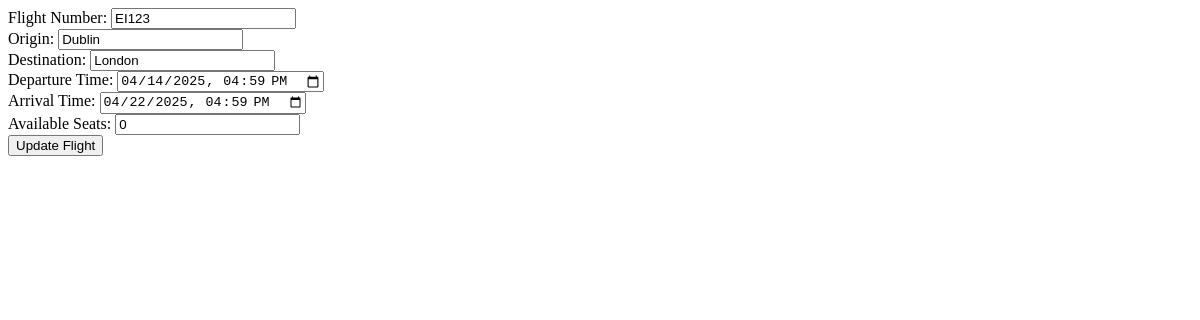
Before: /accounts/edit_flight/1/ (signed in) with the older database file.
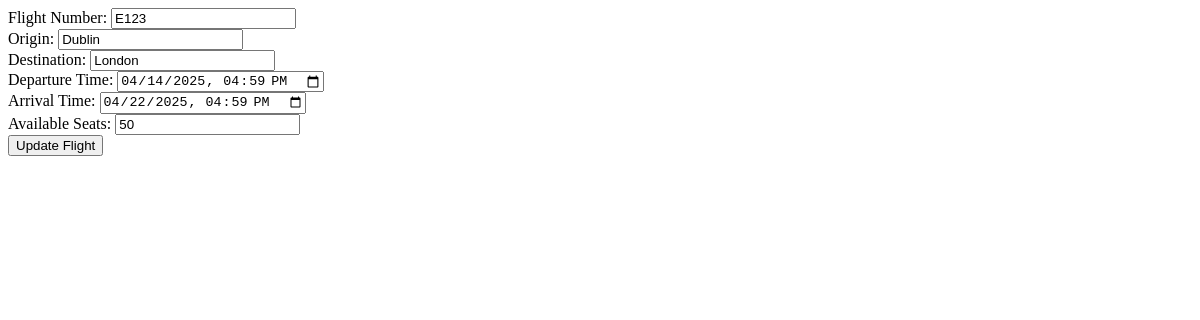
After: the same page with the newer database file.
### accounts/models.py (models this page shows, shortened)
class Flight(models.Model):
    flight_number = models.CharField(max_length=20)
    origin = models.CharField(max_length=100)
    destination = models.CharField(max_length=100)
    departure_time = models.DateTimeField()
    arrival_time = models.DateTimeField()
    available_seats = models.PositiveIntegerField()

### accounts/views.py (the view, shortened to what this page needs)
# urls.py: path('edit_flight/<int:flight_id>/', edit_flight_view, name='edit_flight'),
@login_required
@user_passes_test(lambda u: u.role == 'admin')
def edit_flight_view(request, flight_id):
    flight = get_object_or_404(Flight, id=flight_id)
    return render(request, 'accounts/edit_flight.html', {'flight': flight})

### accounts/templates/accounts/edit_flight.html (shortened to what this page needs)
<form method="POST">
    <label>Flight Number:</label>
    <input type="text" name="flight_number" value="{{ flight.flight_number }}" required><br>
    <label>Origin:</label>
    <input type="text" name="origin" value="{{ flight.origin }}" required><br>
    <label>Destination:</label>
    <input type="text" name="destination" value="{{ flight.destination }}" required><br>
    <label>Departure Time:</label>
    <input type="datetime-local" name="departure_time" value="{{ flight.departure_time|date:'Y-m-d\\TH:i' }}" required><br>
    <label>Arrival Time:</label>
    <input type="datetime-local" name="arrival_time" value="{{ flight.arrival_time|date:'Y-m-d\\TH:i' }}" required><br>
    <label>Available Seats:</label>
    <input type="number" name="available_seats" value="{{ flight.available_seats }}" required><br>
    <button type="submit">Update Flight</button>
  </form>

Changed rows visible on the page:
changed Flight "Dublin": flight_number "EI123" → "E123"; available_seats "0" → "50"
